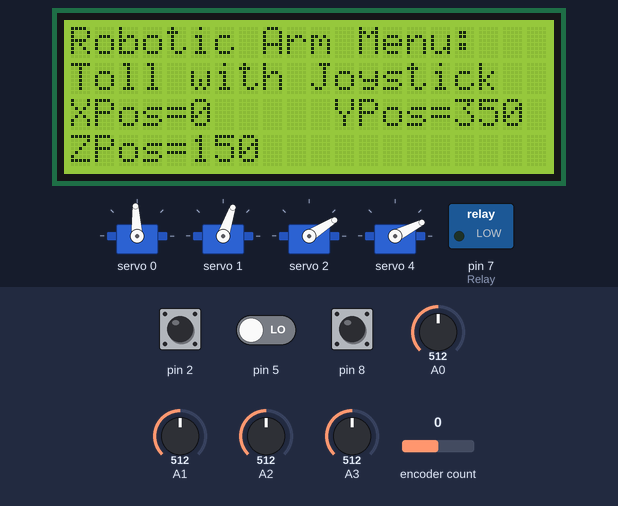
Bench run of a sketch on a simulated Arduino Nano, built for the host (arithmetic inside an expression is 32-bit, double 64-bit). Parts: 20×4 character LCD, 4 × servo, switched loads named in the sketch (green lamp = pin HIGH). The test bench sets the inputs (shaded band); at power-on: A2 = 512, encoder count 0, pin 5 LOW, pin 2 HIGH, pin 8 HIGH, A0 = 512, A1 = 512, A3 = 512.

Above: at 1.6 s.
1.7 s: A2 set to 988
3.2 s: A2 set to 1012
At 3.65 s:
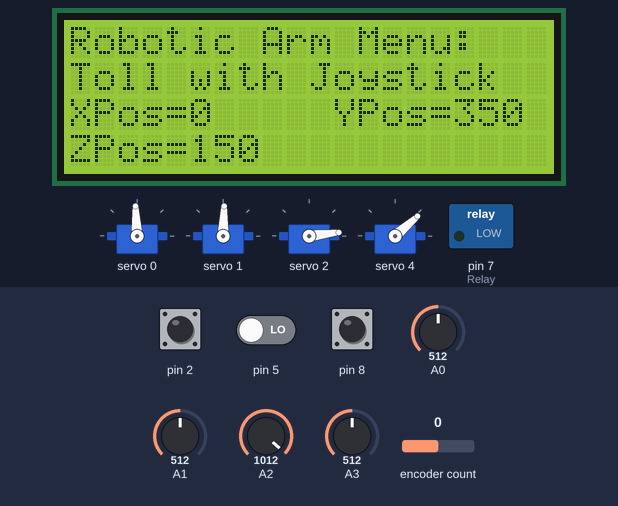
5.9 s: encoder count set to 1
At 6.9 s:
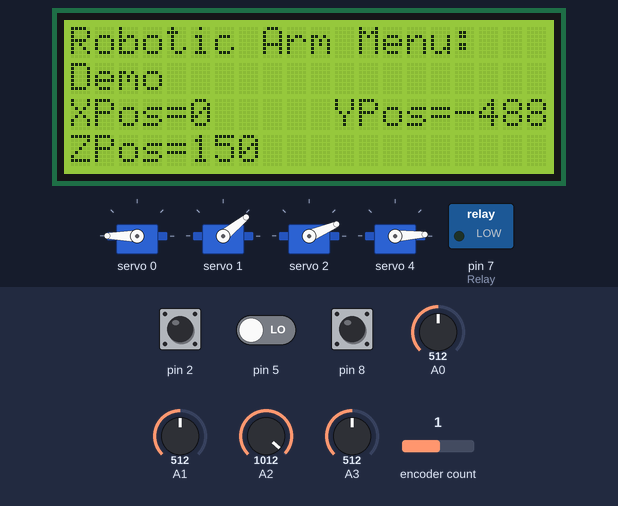
8.9 s: pin 5 driven HIGH
At 13.5 s:
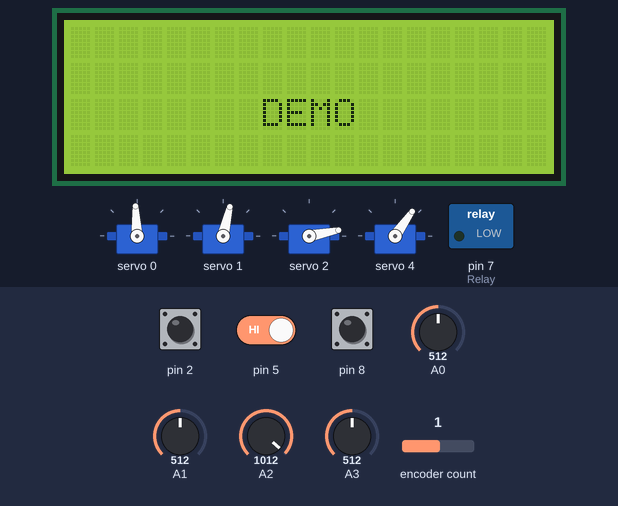
Timing chart, 0 to 19.9 s (numbered marks = the images above; inputs shaded):
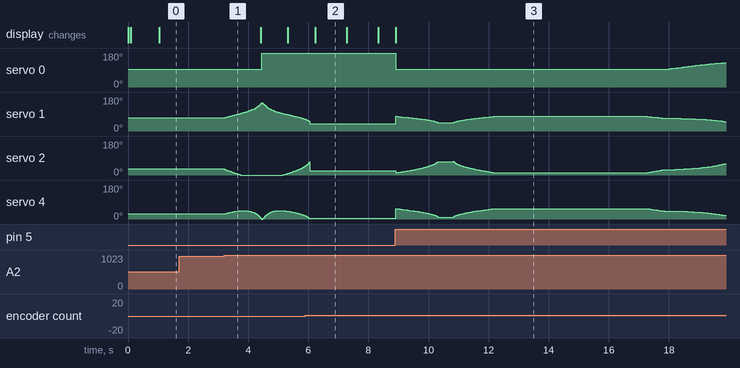

Measured:
- the behaviour switches between 1000 and 1001 on A2 (found by bisection; images 0 and 1)
- after the input at 1.7 s, every drawn part: stays the same
- after the input at 5.9 s, the display: changes after 0.33 s (image 2)
- after the input at 8.9 s, the display: changes at once (image 3)
- what the display in image 2 shows lasts 1.1 s, from 6.2 s to 7.3 s

The sketch:

Servo_Joystick_PCA9685.ino
```cpp
#include "Joint.hh"
#include "Robot.hh"
#include <Adafruit_PWMServoDriver.h>
#include <Arduino.h>
#include <ESP32Encoder.h>
#include <LiquidCrystal_I2C.h>
#include <Wire.h>
#include <stdint.h>
#include <errno.h>

#define TIME 02
#define STEPS 5

Adafruit_PWMServoDriver pwm = Adafruit_PWMServoDriver();

joint base;
joint shoulder;
joint elbow;
joint wrist;
joint wristRot;
joint gripper;

Robot myrobot;

LiquidCrystal_I2C lcd(0x27, 20, 4);
ESP32Encoder encoder;

bool isSelected = false;

void IRAM_ATTR isr() {
  static unsigned long lastUpdateTime = 0;
  if (millis() - lastUpdateTime < 200) {
    return;
  }
  isSelected = true;
  lastUpdateTime = millis();
}

void setup() {
  Serial.begin(9600);

  pwm.begin();
  pwm.setOscillatorFrequency(27000000);
  pwm.setPWMFreq(50);
  delay(10);

  lcd.init();
  lcd.backlight();
  lcd.setCursor(0, 0);
  lcd.print("Robotic Arm Menu:");

  base.setJoint    (     0,      600,        2400,       1550,       STEPS       );
  shoulder.setJoint(     1,      950,        1550,       1550,       STEPS / 5   );
  elbow.setJoint   (     2,      780,        1940,       1360,       STEPS / 2   );
  wrist.setJoint   (     4,      570,        2340,       1455,       STEPS       );
  wristRot.setJoint(     3,      450,        2220,       1350,       STEPS       );
  gripper.setJoint (     5,      630,        2150,       1300,       STEPS       );

  myrobot.setRobot(&base, &shoulder, &elbow, &wrist, &wristRot, &gripper);
  myrobot.setJoystick(A0, A1, 2, A2, A3, 8);
  myrobot.setDimension(139, 226, 226, 60);

  pinMode(7, OUTPUT); // Relay
  digitalWrite(7, LOW);

  encoder.attachHalfQuad(3, 4);
  encoder.setCount(0);
  attachInterrupt(digitalPinToInterrupt(5), isr, RISING);

  // myrobot.moveJoints(90, 90, 90, 90, 90, 0);
  // myrobot.moveEndEffector(0, 300, 100, -90);
  delay(200);
}

void loop() {
  static int val = 0;
  static unsigned long lastUpdateTime = 0;
  static String option;
  static int selected = 0;
  val = encoder.getCount() / 2;

  if (val > 2) {
    encoder.setCount(0);
  }
  if (val < 0) {
    encoder.setCount(4);
  }
  switch (val) {
  case 0:
    option = "Toll with Joystick";
    break;
  case 1:
    option = "Demo               ";
    break;
  case 2:
    option = "Joystick           ";
    break;
  default:
    break;
  }
  if (isSelected) {
    selected = val;
    isSelected = false;
  }
  switch (selected) {
  case 0:
    myrobot.moveEndEffector_Joystick();
    break;

  case 1:
    lcd.clear();
    lcd.setCursor(8, 2);
    lcd.print("DEMO");
    myrobot.moveEndEffector_Demo();
    selected = 0;
    lcd.setCursor(0, 0);
    lcd.print("Robotic Arm Menu:");
    break;

  case 2:
    myrobot.moveWithJoystick();
    break;

  default:
    break;
  }

  if (millis() - lastUpdateTime >= 1000) {
    lcd.setCursor(0, 1);
    lcd.print(option);
    myrobot.lcdPrint();
    lastUpdateTime = millis();
  }
}

// vim:filetype=cpp
// vim:filetype=arduino
```

Joint.cpp
```cpp
#include "Joint.hh"
#include <Adafruit_PWMServoDriver.h>
#include <Arduino.h>
#include <Wire.h>

extern Adafruit_PWMServoDriver pwm;
extern HardwareSerial Serial;

joint::joint() {}

void joint::setJoint(byte pinNum, unsigned minVal, unsigned maxVal,
                     unsigned pos, unsigned startPos) {
  this->pinNum = pinNum;
  this->maxVal = maxVal;
  this->minVal = minVal;
  this->pos = pos;
  this->steps = startPos;
}

void joint::move() { pwm.writeMicroseconds(this->pinNum, this->pos); }

void joint::moveMs(unsigned time) {
  this->pos = time;
  pwm.writeMicroseconds(this->pinNum, this->pos);
}

uint8_t joint::moveDegree(int angle) {
  this->angle = angle;
  if (maxVal > 1800) {
    this->pos = map(angle, 0, 180, minVal, maxVal);
  } else {
    this->pos = map(angle, 0, 90, minVal, maxVal);
  }

  move();

  return 0;
}

void joint::moveSteps(bool direction) {
  if (direction == HIGH && (this->pos < this->maxVal)) {
    this->pos += this->steps;
  } else if (direction == LOW && (this->pos > this->minVal)) {
    this->pos -= this->steps;
  }
  pwm.writeMicroseconds(this->pinNum, this->pos);
}

unsigned joint::position() { return pos; }

// vim:filetype=cpp
// vim:filetype=arduino
```

Joint.hh
```cpp
#ifndef JOINT_H
#define JOINT_H
#include <stdint.h>

class joint {
private:
  uint8_t pinNum;
  unsigned maxVal;
  unsigned minVal;
  unsigned pos;
  uint8_t angle;
  unsigned steps;

public:
  joint();

  void setJoint(uint8_t pinNum, unsigned minVal, unsigned maxVal, unsigned pos,
                unsigned startPos);

  void move();

  void moveMs(unsigned time);

  uint8_t moveDegree(int angle);

  void moveSteps(bool direction);

  unsigned position();
};
#endif // !JOINT_H

// vim:filetype=cpp
// vim:filetype=arduino
```

Robot.cpp
```cpp
#include "Robot.hh"
#include "Joint.hh"
#include <Arduino.h>
#include <LiquidCrystal_I2C.h>
#include <errno.h>
#include <math.h>

extern LiquidCrystal_I2C lcd;

#define STEPS 1
#define TIME 05

Robot::Robot() {}

/* --- set --- */
void Robot::setRobot(joint *base, joint *shoulder, joint *elbow, joint *wrist,
                     joint *wristRot, joint *gripper) {
  this->base = base;
  this->shoulder = shoulder;
  this->elbow = elbow;
  this->wrist = wrist;
  this->wristRot = wristRot;
}

void Robot::setDimension(unsigned baseHight, unsigned shoulderToElbow,
                         unsigned elbowToWrist, unsigned gripperLength) {
  this->baseHight = baseHight;
  this->shoulderToElbow = shoulderToElbow;
  this->elbowToWrist = elbowToWrist;
  this->gripperLength = gripperLength;
  // zPos = baseHight + gripperLength;
}

void Robot::setJoystick(byte x1Pin, byte y1Pin, byte button1Pin, byte x2Pin,
                        byte y2Pin, byte button2Pin, uint16_t readHigh,
                        uint16_t readLow) {
  this->x1Pin = x1Pin;
  this->y1Pin = y1Pin;
  this->x2Pin = x2Pin;
  this->y2Pin = y2Pin;
  this->button1Pin = button1Pin;
  this->button2Pin = button2Pin;
  this->readHigh = readHigh;
  this->readLow = readLow;

  pinMode(x1Pin, INPUT); // Joystick 1 X
  pinMode(y1Pin, INPUT); // Joystick 1 Y
  pinMode(x2Pin, INPUT); // Joystick 2 X
  pinMode(y2Pin, INPUT); // Joystick 2 Y

  pinMode(button1Pin, INPUT);
  pinMode(button2Pin, INPUT);

  digitalWrite(button1Pin, HIGH);
  digitalWrite(button2Pin, HIGH);
}

/* --- move --- */
uint8_t Robot::moveEndEffector(float xVal, float yVal, float zVal,
                               int8_t grippingAngle) {
  static float shoulderToElbow_square = (shoulderToElbow * shoulderToElbow);
  static float elbowToWrist_square = (elbowToWrist * elbowToWrist);

  float baseAngle, shoulderAngle, elbowAngle, wristAngle;
  float shoulderToWrist, shoulderToWrist_square;

  baseAngle = degrees(atan2(yVal, xVal));

  zVal = zVal - baseHight - (gripperLength * sin(radians(grippingAngle)));
  yVal = sqrt((xVal * xVal) + (yVal * yVal)) -
         (gripperLength * cos(radians(grippingAngle)));

  shoulderToWrist_square = (zVal * zVal) + (yVal * yVal);
  shoulderToWrist = sqrtf(shoulderToWrist_square);

  shoulderAngle = atan2(zVal, yVal);
  shoulderAngle += (acos((shoulderToElbow_square +
                          (shoulderToWrist_square - elbowToWrist_square)) /
                         (2.0 * float(shoulderToElbow) * shoulderToWrist)));
  if (shoulderAngle == NAN) {
    return 2;
  }
  shoulderAngle = degrees(shoulderAngle);
  if (shoulderAngle == NAN) {
    return 2;
  }

  elbowAngle = acos((float(elbowToWrist_square) +
                     float(shoulderToElbow_square) - shoulderToWrist_square) /
                    (2.0 * float(elbowToWrist) * float(shoulderToElbow)));
  elbowAngle = degrees(elbowAngle);

  elbowAngle = elbowAngle - 90;

  wristAngle = 180 + grippingAngle - (shoulderAngle + elbowAngle);

  base->moveDegree(baseAngle);
  shoulder->moveDegree(shoulderAngle);
  elbow->moveDegree(elbowAngle);
  wrist->moveDegree(wristAngle);
  return 0;
}

void Robot::moveJoints(byte baseAngle, byte shoulderAngle, byte elbowAngle,
                       byte wristAngle, byte gripperAngle,
                       byte gripperOpening) {
  gripperOpening = map(gripperOpening, 0, 100, 0, 180);

  this->base->moveDegree(baseAngle);
  this->shoulder->moveDegree(shoulderAngle);
  this->elbow->moveDegree(elbowAngle);
  this->wrist->moveDegree(wristAngle);
  this->wristRot->moveDegree(gripperAngle);
  this->gripper->moveDegree(gripperOpening);
}

void Robot::moveWithJoystick() {
  if (analogRead(y1Pin) > readHigh) {
    this->base->moveSteps(HIGH);
  }
  if (analogRead(y1Pin) < readLow) {
    this->base->moveSteps(LOW);
  }

  if (analogRead(x1Pin) > readHigh) {
    this->shoulder->moveSteps(HIGH);
  }
  if (analogRead(x1Pin) < readLow) {
    this->shoulder->moveSteps(LOW);
  }

  if (analogRead(x2Pin) > readHigh) {
    this->elbow->moveSteps(HIGH);
  }
  if (analogRead(x2Pin) < readLow) {
    this->elbow->moveSteps(LOW);
  }

  if (analogRead(y2Pin) > readHigh) {
    this->wrist->moveSteps(HIGH);
  }
  if (analogRead(y2Pin) < readLow) {
    this->wrist->moveSteps(LOW);
  }

  if (digitalRead(button1Pin) == HIGH && digitalRead(button2Pin) == LOW) {
    this->wristRot->moveSteps(HIGH);
  }
  if (digitalRead(button1Pin) == LOW && digitalRead(button2Pin) == HIGH) {
    this->wristRot->moveSteps(LOW);
  }
}

uint8_t Robot::moveEndEffector_Joystick() {
  /* --- Move in Z direction --- */
  if (analogRead(x1Pin) > readHigh) {
    zPos += STEPS;
  }
  if (analogRead(x1Pin) < readLow) {
    zPos -= STEPS;
  }

  /* --- Change the Angle of the Gripper --- */
  if (analogRead(y1Pin) > readHigh) {
    grippingAngle += STEPS;
  }
  if (analogRead(y1Pin) < readLow) {
    grippingAngle -= STEPS;
  }

  /* --- Move in Y direction --- */
  if (analogRead(x2Pin) > readHigh) {
    yPos -= STEPS;
  }
  if (analogRead(x2Pin) < readLow) {
    yPos += STEPS;
  }

  /* --- Move in X direction --- */
  if (analogRead(y2Pin) > readHigh) {
    xPos -= STEPS;
  }
  if (analogRead(y2Pin) < readLow) {
    xPos += STEPS;
  }

  if (digitalRead(button1Pin) == HIGH && digitalRead(button2Pin) == LOW) {
    rotionDegree += STEPS;
  }
  if (digitalRead(button1Pin) == LOW && digitalRead(button2Pin) == HIGH) {
    rotionDegree -= STEPS;
  }
  (moveEndEffector(xPos, yPos, zPos, grippingAngle));

  return 0;
}

/* --- Demos ---*/
uint8_t Robot::moveEndEffector_Demo() {
  /* --- Move in Y direction --- */
  for (uint16_t i = 265; i < 455; i += 1) {
    moveEndEffector(0, i, 100, -85);
    delay(TIME);
  }
  delay(100 * TIME);
  for (uint16_t i = 455; i > 265; i -= 1) {
    moveEndEffector(0, i, 100, -85);
    delay(TIME);
  }
  delay(1000 * TIME);

  for (uint16_t i = 265; i < 350; i += 1) {
    moveEndEffector(0, i, 100, -85);
    delay(TIME);
  }

  /* --- Move in X direction --- */
  for (int16_t i = 0; i > -270; i -= 1) {
    moveEndEffector(i, 350, 100, -85);
    delay(TIME);
  }
  delay(1000 * TIME);

  for (int16_t i = -270; i < 270; i += 1) {
    moveEndEffector(i, 350, 100, -85);
    delay(TIME);
  }
  delay(100 * TIME);
  for (int16_t i = 270; i > 0; i -= 1) {
    moveEndEffector(i, 350, 100, -85);
    delay(TIME);
  }
  delay(1000 * TIME);

  moveEndEffector(0, 350, 130, -85);
  delay(100 * TIME);
  moveEndEffector(0, 350, 130, 10);
  delay(1000 * TIME);

  /* --- Move in Z direction --- */
  for (uint16_t i = 100; i < 480; i += 1) {
    moveEndEffector(0, 350, i, 10);
    delay(TIME);
  }
  delay(100 * TIME);
  for (uint16_t i = 480; i > 100; i -= 1) {
    moveEndEffector(0, 350, i, 10);
    delay(TIME);
  }

  return 0;
}

void Robot::lcdPrint() {
  lcd.setCursor(0, 2);
  lcd.print("XPos=" + String(xPos));
  lcd.setCursor(11, 2);
  lcd.print("YPos=" + String(yPos));
  lcd.setCursor(0, 3);
  lcd.print("ZPos=" + String(zPos));
}

// vim:filetype=cpp
// vim:filetype=arduino
```

Robot.hh
```cpp
#ifndef ROBOT_H
#define ROBOT_H
#include "Joint.hh"
#include <Arduino.h>
#include <stdint.h>

class Robot {
private:
  joint *base;
  joint *shoulder;
  joint *elbow;
  joint *wrist;
  joint *wristRot;
  joint *gripper;

  int xPos = 0;
  int yPos = 350;
  int zPos = 150;
  int8_t grippingAngle = -90;
  int8_t rotionDegree = 90;

  uint8_t x1Pin;
  uint8_t y1Pin;
  uint8_t button1Pin;
  uint8_t x2Pin;
  uint8_t y2Pin;
  uint8_t button2Pin;
  uint16_t readHigh;
  uint16_t readLow;

  unsigned baseHight;
  unsigned shoulderToElbow;
  unsigned elbowToWrist;
  unsigned gripperLength;

public:
  Robot();

  /* --- set --- */
  void setRobot(joint *base, joint *shoulder, joint *elbow, joint *wrist,
                joint *wristRot, joint *gripper);

  void setDimension(unsigned baseHight, unsigned shoulderToElbow,
                    unsigned elbowToWrist, unsigned gripperLength);

  void setJoystick(byte x1Pin, byte y1Pin, byte button1Pin, byte x2Pin,
                   byte y2Pin, byte button2Pin, uint16_t readHigh = 1000,
                   uint16_t readLow = 200);

  /* --- move --- */
  uint8_t moveEndEffector(float xVal, float yVal, float zVal,
                          int8_t grippingAngle);

  void moveJoints(byte baseAngle, byte shoulderAngle, byte elbowAngle,
                  byte wristAngle, byte gripperAngle, byte gripperOpening);

  void moveWithJoystick();

  uint8_t moveEndEffector_Joystick();

  void lcdPrint();

  /* --- Demos ---*/
  uint8_t moveEndEffector_Demo();
};

#endif // !ROBOT_H

// vim:filetype=cpp
// vim:filetype=arduino
```
